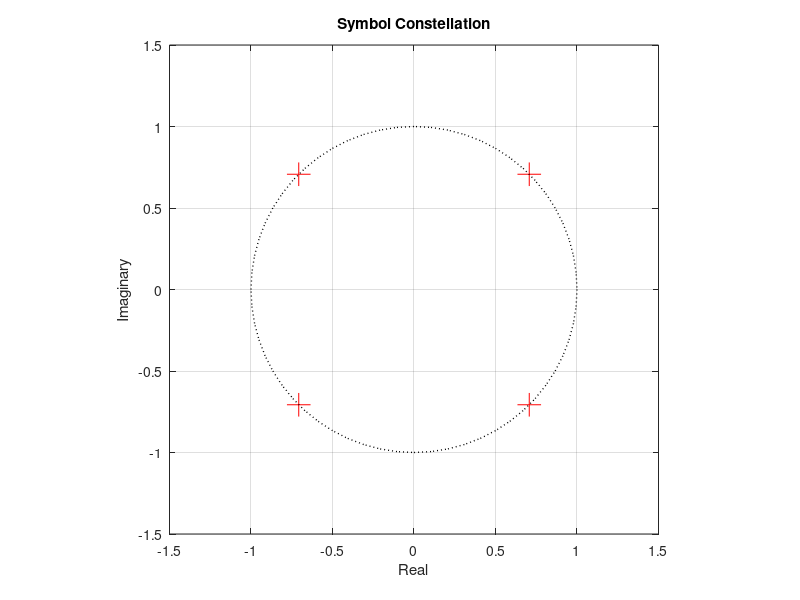

This figure's MATLAB source: (Note: this script raises an error after producing the figure.)

NumberOfRandomSymbols = 5000;

% Modulation parameters
Rb = 800;
M = 4;
Bch = 800;

f_c = 20*10^3;% carrier frequency
omega_c = 2*pi*f_c; 

f_s = 8*f_c; % sampling frequency = 4 * carrier freq. so that the fft will give the peak in the middle
P_c = 10; % transmission power
A_c = sqrt(2*P_c); % transmission amplitude


BitsPerSymbol = log2(M);
Rs = Rb / BitsPerSymbol;
Ts = 1 / Rs;

SqrtHalf = 1/sqrt(2);

Symbols = [SqrtHalf + 1j * SqrtHalf, 
          -SqrtHalf + 1j * SqrtHalf, 
          -SqrtHalf - 1j * SqrtHalf, 
           SqrtHalf - 1j * SqrtHalf];
% Bits as values
SymbolBitValues = [0,1,3,2];
% Bits corresponding to symbols in a vector (used for decoder map)
SymbolBitVector = [0, 0, 0, 1, 1, 1, 1, 0];

%--------------------------------------------------


% Small data set
SymbolBits = [0, 0, 1, 1, 1, 0, 0, 1];

% Random bits data set
NumberOfRandomBits = NumberOfRandomSymbols*log2(M);
RandomBits = arrayfun(@(x) (x > 0.5), rand(NumberOfRandomBits, 1));

NumberOfOnes = sum(RandomBits);

% Print so we can verify that the distribution is uniform
disp('Ratio of ones / zeros = ');
disp(NumberOfOnes / NumberOfRandomBits);

% Plot the constellation
subplot(1,1,1);
plot(Symbols, 'r+', 'MarkerSize',17);
grid on;
axis([-1.5 1.5 -1.5 1.5]);
rectangle('Position',[-1,-1,2,2],'Curvature',[1,1],'LineWidth',1,'LineStyle',':');
daspect([1,1,1]);
xlabel('Real');
ylabel('Imaginary');
title('Symbol Constellation');
print('-dpng', '~/study/university/semester7/diccom/symbol_constellation.png');

[ak, bk] = encoder(SymbolBits, Symbols, SymbolBitValues, BitsPerSymbol);
SmallDataSetSymbols = ak + 1j * bk;
[ModulatedSymbolBits, t] = modulate(ak, bk, Ts, omega_c, 0, A_c, f_s);
subplot(1,1,1);
plot(t, ModulatedSymbolBits);
grid on;
xlabel('time');
ylabel('s_M(t)');
title('Modulated small data set in time domain');
print('-dpng', '~/study/university/semester7/diccom/modulated_small_dataset.png');


% Modulate the RandomBits data set
[akr, bkr] = encoder(RandomBits, Symbols, SymbolBitValues, BitsPerSymbol);
[ModulatedRandomBits, t]= modulate(akr, bkr, Ts, omega_c, 0, A_c, f_s);
N = length(ModulatedRandomBits);
FFTResult = fftshift(fft(ModulatedRandomBits) / N);
FreqResp = abs(FFTResult);
PhaseResp = angle(FFTResult);
% Fix the fft result so the we have negative frequencies on the left
frequencies = f_s / N * [-N/2 : N/2-1];

subplot(2,1,1);
plot(frequencies, FreqResp);
grid on;
xlabel('frequency');
ylabel('|S_M(f)|');
title('Magnitude of Modulated random data set in frequency domain');

subplot(2,1,2);
plot(frequencies, PhaseResp);
grid on;
xlabel('frequency');
ylabel('|S_M(f)|');
title('Phase of Modulated random data set in frequency domain');
print('-dpng', '~/study/university/semester7/diccom/modulated_random_dataset_fft.png');

%--------------------------------------------------------------------------
% Demodulate and match
[qk_i, qk_q] = matched_demodulate( ModulatedSymbolBits , 1, A_c, omega_c,  0, Ts, f_s);

% Decide and decode
DecodedBits = decoder(MLLDecision([qk_i, qk_q]', Symbols),Symbols,SymbolBitVector);

display('The decoded bits are:');
DecodedBits

% Show the transmit filter output
[s_di, s_dq ,t] = transmit_filter(ak, bk, Ts, f_s);
subplot(2,1,1);
plot(t, s_di);
grid on;
xlabel('time');
ylabel('s_d_i(t)');
title('In-phase component of transmit filter output');
subplot(2,1,2);
grid on;
plot(t, s_dq);
ylabel('s_d_q(t)');
title('Quadrature component of transmit filter output');
print('-dpng', '~/study/university/semester7/diccom/transmit_filter_output.png');


% Show the output of the matched filter
subplot(2,1,1);
stem(qk_i);
grid on;
set(gca, 'XTick', [1:length(qk_i)]);
set(gca, 'YTick', [-1 -1/sqrt(2) 0 1/sqrt(2) 1]);
set(gca, 'YTickLabel', {'-1','-1/sqrt(2)','0','1/sqrt(2)','1'});
xlabel('k (Symbol number)');
ylabel('q_k^i');
axis([0 length(qk_i)+1 -1 1]);
title('Sampled in-phase component of match filter output');
subplot(2,1,2);
stem(qk_q);
grid on;
set(gca, 'XTick', [1:length(qk_q)]);
set(gca, 'YTick', [-1 -1/sqrt(2) 0 1/sqrt(2) 1]);
set(gca, 'YTickLabel', {'-1','-1/sqrt(2)','0','1/sqrt(2)','1'});
xlabel('k (Symbol number)');
ylabel('q_k^q');
axis([0 length(qk_q)+1 -1 1]);
title('Sampled quadrature component of match filter output');
print('-dpng', '~/study/university/semester7/diccom/sampled_matched_filter_output.png');


% Show the matched filter outputs before sampling
[q_i, q_q, t] = matched_demodulate_nosampling( ModulatedSymbolBits , 1, A_c, omega_c,  0, Ts, f_s);
subplot(2,1,1);
plot(t, q_i);
grid on;
xlabel('time');
ylabel('q_i(t)');
title('In-phase component of matched filter output');
subplot(2,1,2);
plot(t, q_q);
grid on;
ylabel('q_q(t)');
title('Quadrature component of matched filter output');
print('-dpng', '~/study/university/semester7/diccom/matched_filter_output.png');

% 2 - no phase difference
% Constellation of received symbols before decision device
ReceivedSymbols = qk_i + 1j * qk_q;

display('Received symbols:');
display(ReceivedSymbols);

display('Distance of received symbols from transmitted symbols:');
display(arrayfun(@abs, SmallDataSetSymbols-ReceivedSymbols));

subplot(1,1,1);
plot(qk_i, qk_q, 'b*', 'MarkerSize', 14);
rectangle('Position',[-1,-1,2,2],'Curvature',[1,1],'LineWidth',1,'LineStyle',':');
daspect([1,1,1]);
grid on;
axis([-1.5 1.5 -1.5 1.5]);
xlabel('Real');
ylabel('Imaginary');
title('Received Symbols Constellation (ideal synchronized phase)');
print('-dpng', '~/study/university/semester7/diccom/recv_symbol_constellation.png');


% Compare constellations
subplot(1,1,1);
plot(real(Symbols), imag(Symbols), 'r+', qk_i, qk_q, 'b*', 'MarkerSize', 12);
rectangle('Position',[-1,-1,2,2],'Curvature',[1,1],'LineWidth',1,'LineStyle',':');
daspect([1,1,1]);
grid on;
axis([0.65 0.75 0.65 0.75]);
xlabel('Real');
ylabel('Imaginary');
legend('Transmitted','Received');
title('Transmitted and Received Symbols Constellation (ideal synchronized phase)');
print('-dpng', '~/study/university/semester7/diccom/trans_recv_symbol_constellation.png');



% 3 - phase difference

% Demodulate and match
[qk3_i, qk3_q] = matched_demodulate( ModulatedSymbolBits , 1, A_c, omega_c,  pi/6, Ts, f_s);

% Decide and decode
DecodedBits3 = decoder(MLLDecision([qk3_i, qk3_q]', Symbols),Symbols,SymbolBitVector);


% Constellation of received symbols before decision device
ReceivedSymbols3 = qk3_i + 1j * qk3_q;

display('Received symbols with phase difference pi/6:');
display(ReceivedSymbols3);

display('Distance of received symbols from transmitted symbols, with phase difference of pi/6:');
display(arrayfun(@abs, SmallDataSetSymbols - ReceivedSymbols3));

subplot(1,1,1);
plot(qk3_i, qk3_q, 'b*', 'MarkerSize', 14);
rectangle('Position',[-1,-1,2,2],'Curvature',[1,1],'LineWidth',1,'LineStyle',':');
daspect([1,1,1]);
grid on;
axis([-1.5 1.5 -1.5 1.5]);
xlabel('Real');
ylabel('Imaginary');
title('Received Symbols Constellation, for phase difference of pi/6');
print('-dpng', '~/study/university/semester7/diccom/recv_symbol_constellation_phase.png');


% Compare constellations
subplot(1,1,1);
plot(real(Symbols), imag(Symbols), 'r+', qk3_i, qk3_q, 'b*', 'MarkerSize', 12);
rectangle('Position',[-1,-1,2,2],'Curvature',[1,1],'LineWidth',1,'LineStyle',':');
daspect([1,1,1]);
grid on;
axis([-1.5 1.5 -1.5 1.5]);
xlabel('Real');
ylabel('Imaginary');
legend('Transmitted','Received');
title('Transmitted and Received Symbols Constellation with phase difference pi/6');
print('-dpng', '~/study/university/semester7/diccom/trans_recv_symbol_constellation_phase.png');


% Channel with noise - synced phase
%----------------------------------
% We want the noise centered at fc = 20khz (40pi*10^3 rad/sec)
% and with a bandwith of Bch = 800hz, so f1 = 19.6khz, f2 = 20.4khz.
% The sampling frequency is fs = 8fc.
% The filter accepts the bandwith values as factors of fs/2 (for a value of 1 we get fs/2, 0.5 -> fs/4,
% etc.)
% In our case fs/2 = 4fc = 1 [normalized], so f / 4fc = [normalized value]

f1 = 19.6 / 80;
f2 = 20.4 / 80;


gamma_d_max = 10*log10( 2*erfcinv(1e-3)^2 );
gamma_d_min = 10*log10( 2*erfcinv(0.2)^2 );

gamma_d_vec = gamma_d_min : 2 : gamma_d_max
gamma_d_linear_vec = 10.^(gamma_d_vec./10);

P_r = P_c;
NoiseVariances = P_r*4*f_c ./ (Rs*gamma_d_linear_vec);

ChannelWindowFreqs = [f1,f2];
ChannelWindowFilter = fir1(1000,ChannelWindowFreqs);

BERsAverage = [];
BERsStdDev = [];
for i = 1:length(gamma_d_vec)
  BERs = [];
  for j = 1:3
    % The number of noise samples should equal the number of modulated data samples = length(ModulatedRandomBits)
    noise = sqrt(NoiseVariances(i)) .* randn(1, length(ModulatedRandomBits));
    NoiseSamples = filter(ChannelWindowFilter, 1, noise);
    ReceivedSignal = ModulatedRandomBits + NoiseSamples;

    % Demodulate and match
    [qkn_i, qkn_q] = matched_demodulate( ReceivedSignal , 1, A_c, omega_c,  0, Ts, f_s);
    % Decide and decode
    DecodedNoisyBits = decoder(MLLDecision([qkn_i, qkn_q]', Symbols),Symbols,SymbolBitVector);

    % Count errors
    BERs(j) = sum(abs(DecodedNoisyBits' - RandomBits))/(length(DecodedNoisyBits));
  end
  BERsAverage(i) =  mean(BERs);
  BERsStdDev(i) = std(BERs);
end

AnalyticBER = erfc(sqrt(gamma_d_linear_vec/2))/2;

subplot(1,1,1);
%loglog(gamma_d_linear_vec/2, BitErrorRates, gamma_d_linear_vec/2, );
hold off;
loglog(gamma_d_linear_vec/2, AnalyticBER, 'b-');
hold;
errorbar(gamma_d_linear_vec/2, BERsAverage, BERsStdDev, 'r');

legend('Analytic', 'Simulation');
grid on;
xlabel('SND_d^{(bit)} [dB]');
ylabel('P_{err}^{(bit)}');
title('Bit Error Rate for noisy channel with synchronized phase');
print('-dpng', '~/study/university/semester7/diccom/BER_noise.png');




% % Channel with noise - unsynced phase
% %----------------------------------
% BERsAverage = [];
% BERsStdDev = [];
% for PhaseDifference = [5 10]
%     for i = 1:length(gamma_d_vec)
%         BERs = [];
%         for j = 1:3
%             % The number of noise samples should equal the number of modulated data samples = length(ModulatedRandomBits)
%             noise = sqrt(NoiseVariances(i)) .* randn(1, length(ModulatedRandomBits));
%             NoiseSamples = filter(ChannelWindowFilter, 1, noise);
%             ReceivedSignal = ModulatedRandomBits + NoiseSamples;

%             % Demodulate and match
%             [qkn_i, qkn_q] = matched_demodulate( ReceivedSignal , 1, A_c, omega_c, PhaseDifference, Ts, f_s);
%             % Decide and decode
%             DecodedNoisyBits = decoder(MLLDecision([qkn_i, qkn_q]', Symbols),Symbols,SymbolBitVector);

%             % Count errors
%             BERs(j) = mean(abs(DecodedNoisyBits' - RandomBits));
%         end
%         BERsAverage(i) =  mean(BERs);
%         BERsStdDev(i) = std(BERs);
%     end
% end

% subplot(1,1,1);
% %loglog(gamma_d_linear_vec, BitErrorRates, gamma_d_linear_vec, erfc(gamma_d_linear_vec/2)/2);
% errorbar(gamma_d_linear_vec, BERsAverage, BERsStdDev);
% legend('Simulation', 'Analytic');
% grid on;
% xlabel('SND_d [dB]');
% ylabel('P_err_bit');
% title('Bit Error Rate for noisy channel with synchronized phase');
% print('-dpng', '~/study/university/semester7/diccom/BER_noise.png');

  
